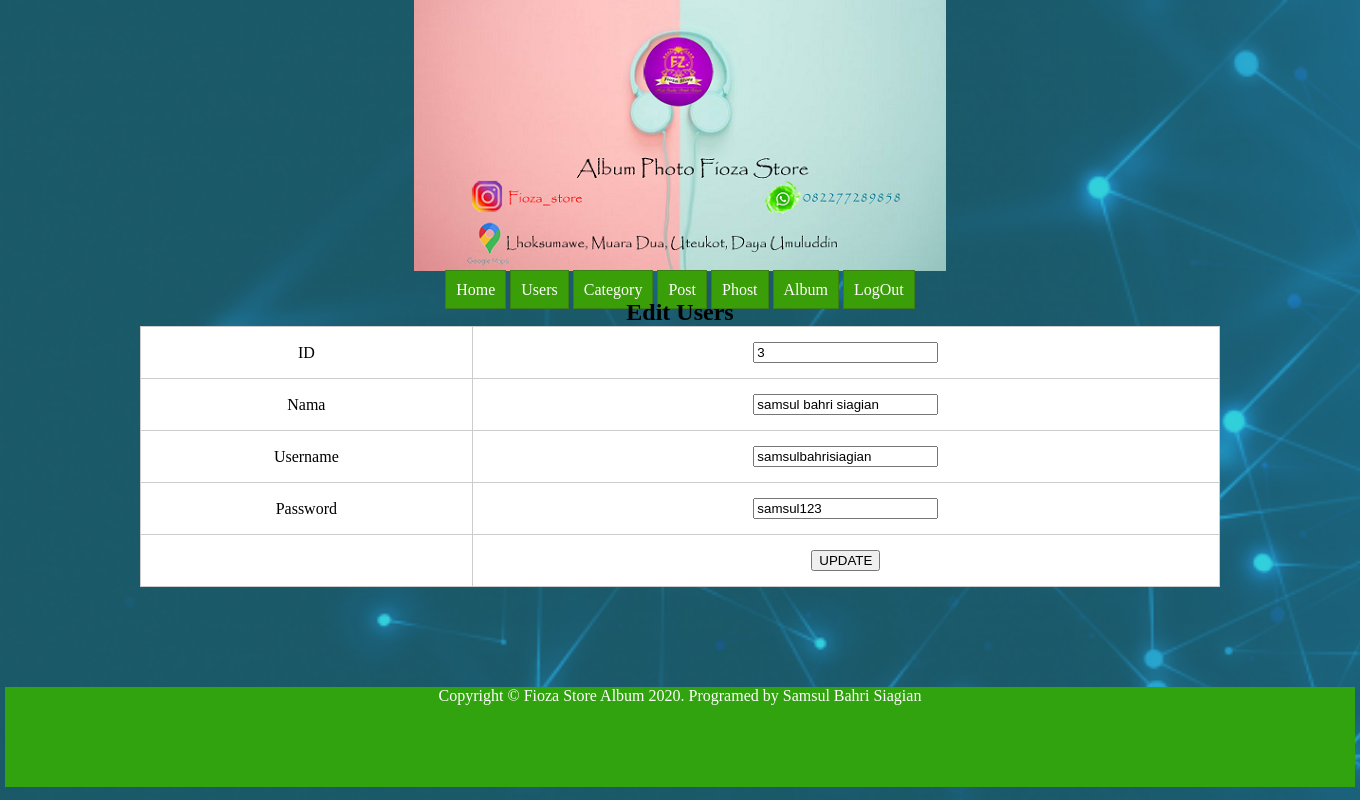
The page /usersedit.php?id=3 on the database its author committed.
### tables this page shows
CREATE TABLE `tb_user` (
  `id` int(11) NOT NULL,
  `nama` varchar(100) NOT NULL,
  `username` varchar(200) NOT NULL,
  `password` varchar(200) NOT NULL
);

### app/Users.php (called while the page is built, shortened)
<?php
include_once("Controller.php");
class Users extends Controller
{
    public function __construct()
    {
        $this->db = new Controller();
        $this->db = $this->db->Connect();
    }
    public function edit($id)
    {
        $eksekusi = "SELECT * FROM tb_user WHERE id=:id";
        $stmt = $this->db->prepare($eksekusi);
        $stmt->bindParam(":id", $id);
        $stmt->execute();
        $row = $stmt->fetch();
        return $row;
    }
}

### app/Controller.php (called while the page is built, shortened)
<?php
class Controller
{
    public function Connect()
    {
        return new PDO("mysql:host=localhost;dbname=databaseuts", "root", "");
    }
}

### usersedit.php (the view, shortened to what this page needs)
<?php
include "app/Users.php";
$id = $_GET['id'];
$users = new Users();
$row = $users->edit($id);
?>
<link rel="stylesheet"href="css/style.css">
<body>
    <div class="utama">
        <div class="kepala">
            <center><img src="layout/assets/images/header.png" alt=""></center>
        </div>
        <center>
            <div class="menu">
                <a href="index.php">Home</a>
                <a href="userstampil.php">Users</a>
                <a href="categorytampil.php">Category</a>
                <a href="posttampil.php">Post</a>
                <a href="photostampil.php">Phost</a>
                <a href="albumtampil.php">Album</a>
                <a href="logout.php">LogOut</a>
            </div>
        </center>
        <center>
            <h2>Edit Users</h2>
        </center>
        <form method="POST" action="usersproses.php">
            <table width="400px" border="2" cellpadding="10" cellspacing="10" bgcolor="#DCFFFB" align="center">
                <tr>
                    <td>ID</td>
                    <td><input type="text" name="id" value="<?= $row['id']; ?>"></td>
                </tr>
                <tr>
                    <td>Nama</td>
                    <td><input type="text" name="nama" value="<?= $row['nama']; ?>"></td>
                </tr>
                <tr>
                    <td>Username</td>
                    <td><input type="text" name="username" value="<?= $row['username']; ?>"></td>
                </tr>
                <tr>
                    <td>Password</td>
                    <td><input type="text" name="password" value="<?= $row['password']; ?>"></td>
                </tr>
                <tr>
                    <td></td>
                    <td><input type="submit" name="btn-edit" value="UPDATE"></td>
                </tr>
            </table>
        </form>
           <div class="footer">
            <center>Copyright &copy; Fioza Store Album 2020. Programed by Samsul Bahri Siagian</center>
        </div>

### css/style.css (style rules this page uses)
* { margin: 0px auto; }
html,body { height: 100%; }
.utama { width: 1350px; min-height: 100%; margin: auto; position: relative; }
.kepala { margin-bottom: 10px; }
.menu a { border: 1px solid #3a7f15; padding: 10px; background-color: #399e07; color: #ffffff; text-decoration: none; }
table { border: 1px solid #ccc; border-collapse: collapse; background-color: #fff; padding: 15px; width: 80%; text-align: center; }
table td { border: 1px solid #ccc; padding: 15px; }
.footer { margin-top: 100px; background: #31a30e; color: white; height: 100px; }
body { ; background-image: url('../images/backgroundlogin.jpeg'); background-size: cover; background-attachment: fixed; background-repeat: no-repeat; }

### rows shown on the page
tb_user: id "3", nama "samsul bahri siagian", username "samsulbahrisiagian", password "samsul123"
